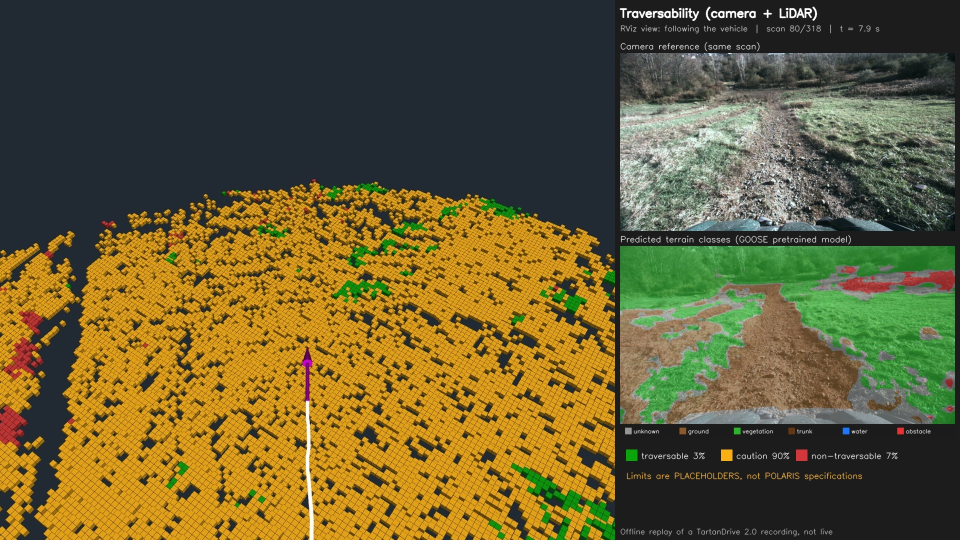
#> input picture artifacts/rviz_media_2026_11_04/picture_1_follow_traversability_scan080.jpg, 1920 x 1080 px (shown at 1/2 size)
$ python -i silhouette_alignment.py   (imports and definitions only)
#> lines starting #> are read from the running program, lines starting #| are printed output that depends on the picture; after the words box and inside, x2 and y2 are one past the last pixel; in counts of white or black regions, pixels touching at a corner belong together
#> further down, picture is the input picture: shape (1080, 1920, 3); mean B, G, R 50, 92.4, 102.8
"""Estimate camera-LiDAR image offset from the outline of the terrain against the sky.

Each column gives the top row of the scene in the camera (first non-sky pixel) and in the LiDAR
view (first dense returns). Sliding one outline over the other finds the shift where their shape
agrees best. The shape match fixes the horizontal shift well. The vertical shift is less certain,
because a camera sees thin branch tips that a LiDAR rarely hits.
"""
import cv2
import numpy as np


def camera_outline(bgr, sky_level=200):
    """Top row of the non-sky scene per column; sky is bright and connected to the image top."""
#> called with sky_level = 200
    gray = cv2.cvtColor(bgr, cv2.COLOR_BGR2GRAY)
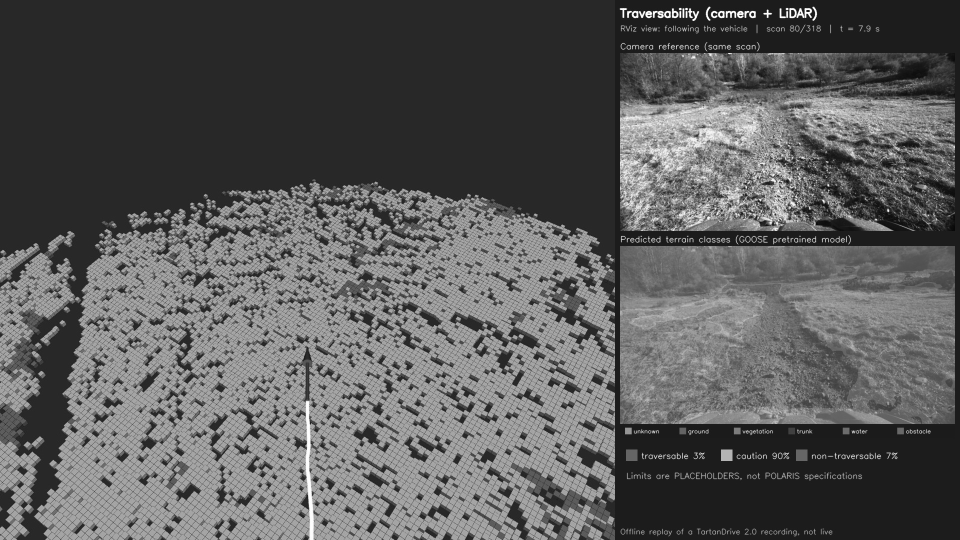
#> gray: shape (1080, 1920) (shown at 1/2 size); min 6, max 255, mean 90.6
    bright = (cv2.GaussianBlur(gray, (5, 5), 0) >= sky_level).astype(np.uint8)
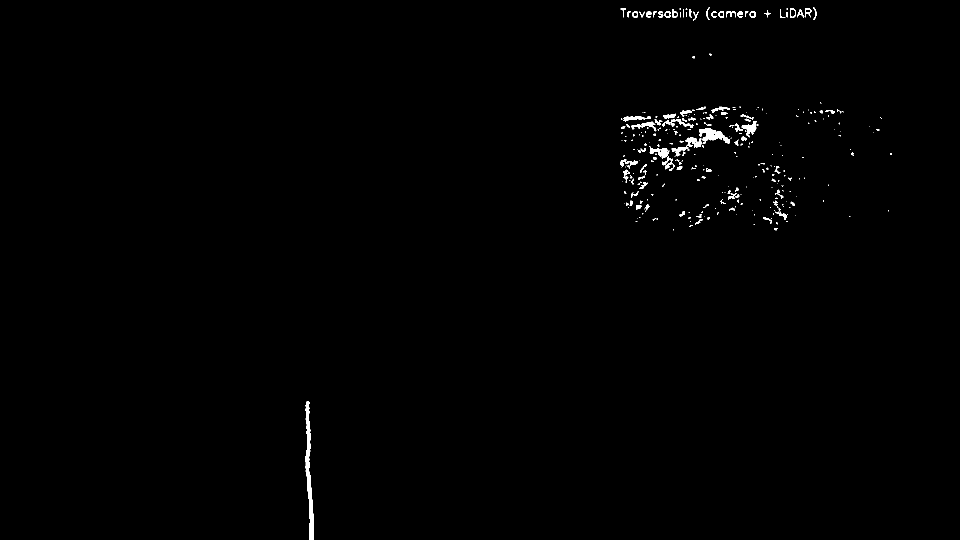
#> bright: shape (1080, 1920) (shown at 1/2 size); values 0 (black) and 1 (white), 0.58% white; 315 white regions (214 under 20 px), largest, box (x1, y1, x2, y2) and area: (611, 802, 628, 1080) 1987, (1398, 256, 1459, 287) 924, (1343, 274, 1405, 313) 668
    bright = cv2.morphologyEx(bright, cv2.MORPH_OPEN, np.ones((5, 5), np.uint8))
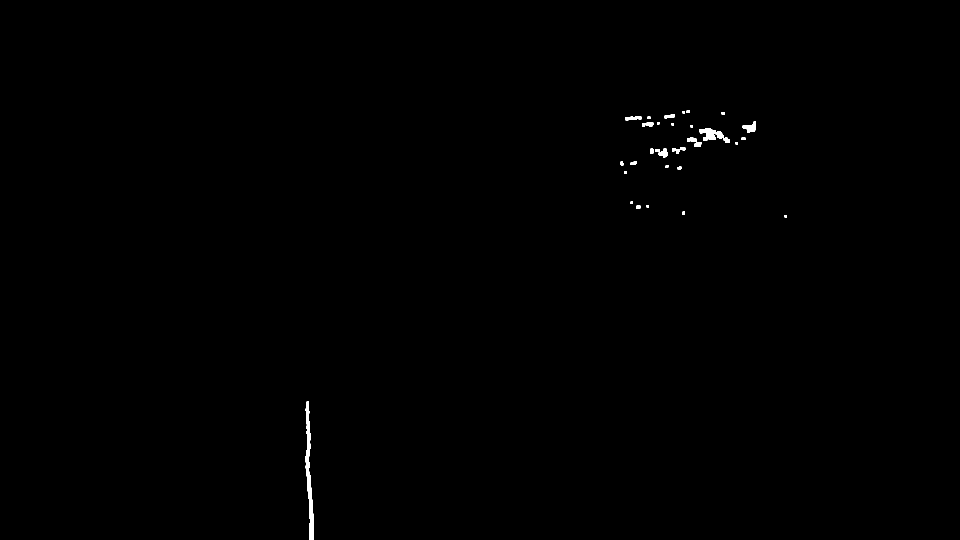
#> bright: shape (1080, 1920) (shown at 1/2 size); values 0 (black) and 1 (white), 0.24% white; 32 white regions, largest, box (x1, y1, x2, y2) and area: (611, 803, 628, 1080) 1953, (1399, 257, 1459, 286) 804, (1485, 243, 1512, 266) 345
    _, labels = cv2.connectedComponents(bright)
#> labels: shape (1080, 1920) int32; 33 distinct labels, from 0 to 32
    top_labels = np.unique(labels[0][labels[0] > 0])
#> top_labels = empty array
    sky = np.isin(labels, top_labels)
#> sky: shape (1080, 1920) bool; every value is 0
    return first_false(sky).astype(float)


def first_false(mask):
    """First row in each column that is False, or the height if every row is True."""
    height = mask.shape[0]
#> height = 1080
    rows = np.argmax(~mask, axis=0)
#> rows = 1920 values from 0 to 0
    return np.where(mask.all(0), height, rows)


def solid_columns(bgr, rows, depth_rows=35, dark_level=115, margin=3, limit=430):
    """Columns whose camera outline is a dense dark mass: not thin branches, not sun glare."""
    gray = cv2.cvtColor(bgr, cv2.COLOR_BGR2GRAY).astype(np.float32)
    usable = np.zeros(len(rows), bool)
    for x, row in enumerate(rows):
        row = int(row)
        if margin < row < limit:
            usable[x] = gray[row+2:row+2+depth_rows, x].mean() < dark_level
    return cv2.morphologyEx(usable.astype(np.uint8)[None], cv2.MORPH_OPEN, np.ones((1, 25), np.uint8))[0].astype(bool)


def lidar_outline(depth, close=9, density=.5):
    """Top row of dense LiDAR returns per column; NaN where a column has none."""
    filled = (depth > 0).astype(np.uint8)
    closed = cv2.morphologyEx(filled, cv2.MORPH_CLOSE, np.ones((close, close), np.uint8))
    solid = cv2.blur(closed.astype(np.float32), (close, close)) >= density
    rows = np.argmax(solid, axis=0).astype(float)
    rows[~solid.any(0)] = np.nan
    return rows


def best_shift(camera_rows, lidar_rows, search=40, min_columns=150, usable=None):
    """Return (dx, dy, spread, columns): LiDAR outline minus camera outline at the best match.

    usable marks camera columns that may be compared. Spread is the median absolute difference
    left after removing the vertical offset, so a low value means the shapes truly agree.
    """
    width = len(camera_rows)
    usable = np.ones(width, bool) if usable is None else usable
    costs = {}
    for dx in range(-search, search+1):
        x = np.arange(max(0, -dx), min(width, width-dx))
        difference = lidar_rows[x+dx]-camera_rows[x]
        difference = difference[usable[x] & np.isfinite(difference)]
        if len(difference) >= min_columns:
            dy = float(np.median(difference))
            costs[dx] = (float(np.median(np.abs(difference-dy))), dy, len(difference))
    if not costs:
        return None
    dx = min(costs, key=lambda k: costs[k][0])
    spread, dy, columns = costs[dx]
    return dx, dy, spread, columns

>>> import cv2
>>> picture = cv2.imread('../../../artifacts/rviz_media_2026_11_04/picture_1_follow_traversability_scan080.jpg')
>>> result = camera_outline(picture)
#> result = 1920 values from 0 to 0

$ run again, on artifacts/rviz_media_2026_11_04/picture_3_follow_traversability_scan240.jpg
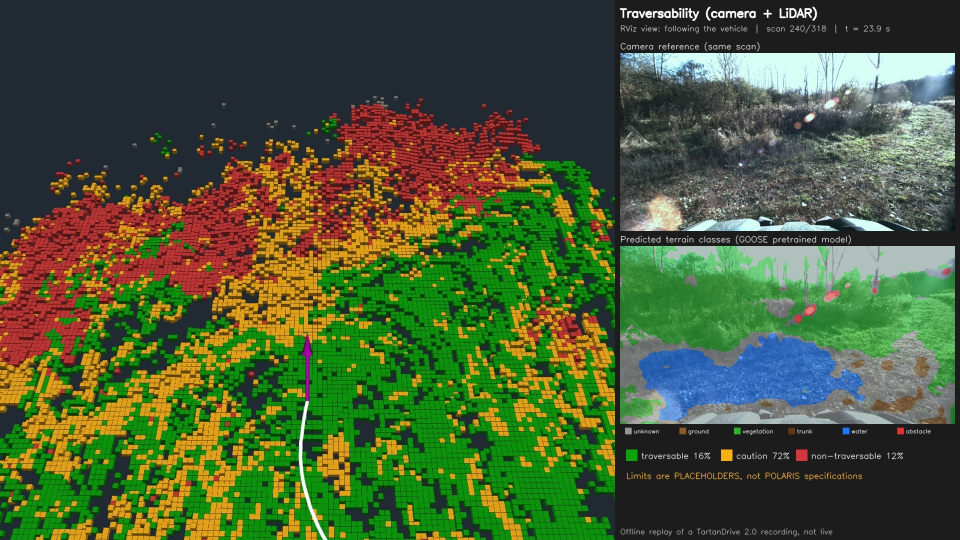
#> input picture artifacts/rviz_media_2026_11_04/picture_3_follow_traversability_scan240.jpg, 1920 x 1080 px (shown at 1/2 size)
#> picture is the input picture: shape (1080, 1920, 3); mean B, G, R 53.7, 91, 74
#> in camera_outline, `bright = (cv2.GaussianBlur(gray, (5, 5), 0) >= sky_level).astype(np.ui..`:
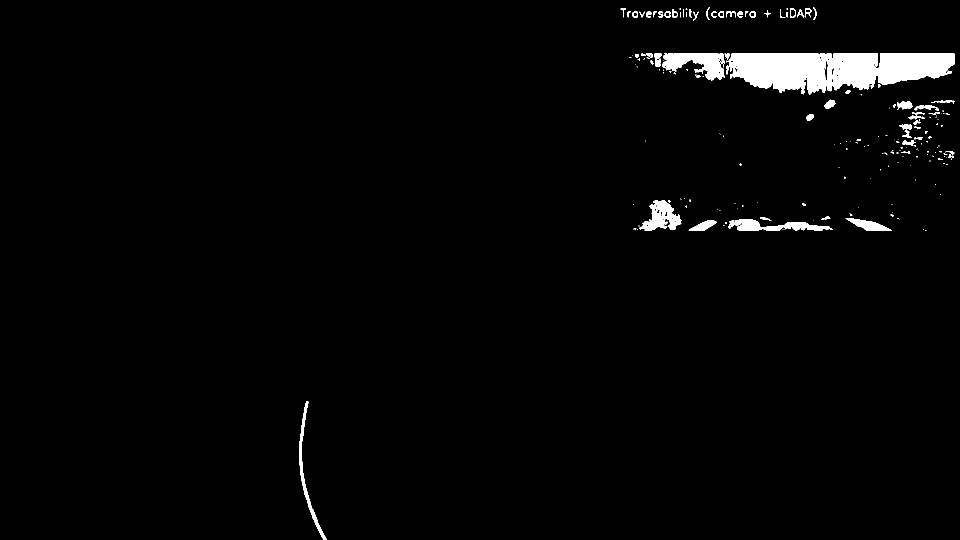
#> bright: shape (1080, 1920) (shown at 1/2 size); values 0 (black) and 1 (white), 2.1% white; 191 white regions (125 under 20 px), largest, box (x1, y1, x2, y2) and area: (1457, 107, 1909, 190) 26728, (1325, 107, 1450, 161) 3863, (1279, 400, 1363, 461) 2632
#> in camera_outline, `_, labels = cv2.connectedComponents(bright)`:
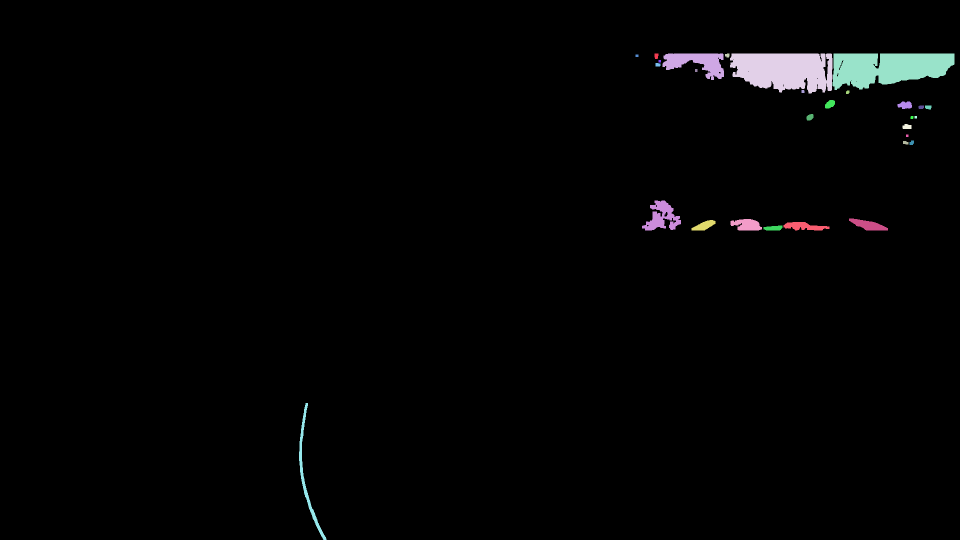
#> labels: shape (1080, 1920) int32 (shown at 1/2 size); 30 distinct labels, from 0 to 29; one colour per label, 0 black
#> top_labels = empty array
#> sky: shape (1080, 1920) bool; every value is 0
#> rows = 1920 values from 0 to 0
